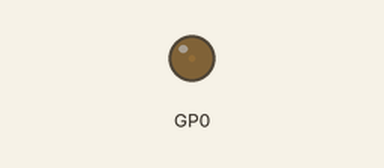
This program was run on a simulated Raspberry Pi Pico running MicroPython. On the bench: output pins drawn as LEDs (lit = HIGH).

Above: at 0.05 s.
At 1.6 s:
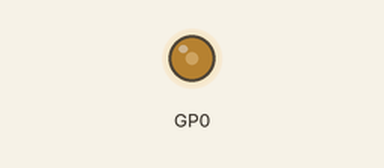
At 2.05 s:
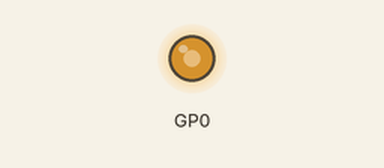
At 2.55 s:
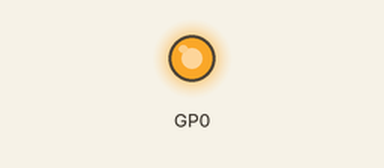
Timing chart, 0 to 5.9 s (numbered marks = the images above):
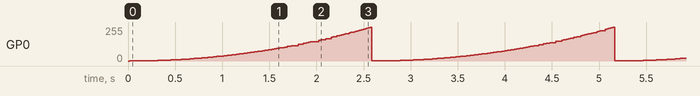

The program:

main_pwm.py
```python
from machine import Pin
from rp2 import PIO, StateMachine, asm_pio
from time import sleep


# Example of using PIO for PWM, and fading the brightness of an LED


@asm_pio(sideset_init=PIO.OUT_LOW)
def pwm_prog():
    pull(noblock) .side(0)
    mov(x, osr) # Keep most recent pull data stashed in X, for recycling by noblock
    mov(y, isr) # ISR must be preloaded with PWM count max
    label("pwmloop")
    jmp(x_not_y, "skip")
    nop()         .side(1)
    label("skip")
    jmp(y_dec, "pwmloop")


class PIOPWM:
    def __init__(self, sm_id, pin, max_count, count_freq):
        self._sm = StateMachine(sm_id, pwm_prog, freq=2 * count_freq, sideset_base=Pin(pin))
        # Use exec() to load max count into ISR
        self._sm.put(max_count)
        self._sm.exec("pull()")
        self._sm.exec("mov(isr, osr)")
        self._sm.active(1)
        self._max_count = max_count

    def set(self, value):
        # Minimum value is -1 (completely turn off), 0 actually still produces narrow pulse
        value = max(value, -1)
        value = min(value, self._max_count)
        self._sm.put(value)


# Pin 25 is LED on Pico boards
pwm = PIOPWM(0, 0, max_count=(1 << 16) - 1, count_freq=10_000_000)

while True:
    for i in range(256):
        pwm.set(i ** 2)
        sleep(0.01)
```
